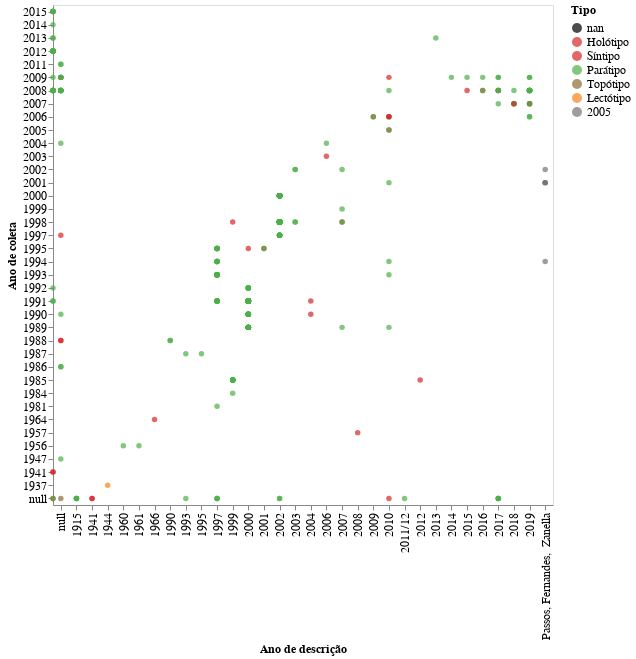

Write notebook code for a chart like this one.
### Code cell
g1 = alt.Chart(temp, width=500, height=500).mark_circle().encode(
    x = alt.X('ano_descricao:O', title='Ano de descrição'),
    y = alt.Y('ano_coleta:O', title='Ano de coleta', 
             sort= alt.EncodingSortField('ano_coleta', op='min', order='descending')),
    color = alt.Color('type_status:N', title='Tipo', 
                     scale= alt.Scale(domain= list(type_color.keys()), range= list(type_color.values()))),
    tooltip = alt.Tooltip(['numero_catalogo', 'familia', 'ordem', 'type_status', 
                           'ano_coleta', 'ano_descricao'])
)

g1 = g1.configure_title(fontSize=16).configure_axis(
    labelFontSize=12,
    titleFontSize=12
).configure_legend(
    labelFontSize=12,
    titleFontSize=12
)

g1.save('./graphs/tipo/ano_coleta-vs-ano_descricao.html')

g1

### Figure 1 — Vega-Lite specification as saved in the notebook (floating-point values rounded to 4 significant figures; data arrays with more than 128 entries replaced by an {"elided": "..."} marker saying what was removed)
{"config": {"view": {"continuousWidth": 400, "continuousHeight": 300}, "axis": {"labelFontSize": 12, "titleFontSize": 12}, "legend": {"labelFontSize": 12, "titleFontSize": 12}, "title": {"fontSize": 16}}, "data": {"name": "data-8240c621a70cab0ba7d50dd2677c3117"}, "mark": "circle", "encoding": {"color": {"type": "nominal", "field": "type_status", "scale": {"domain": ["nan", "Holótipo", "Síntipo", "Parátipo", "Topótipo", "Lectótipo", "2005"], "range": ["#000000", "#d62728", "#d62729", "#4daf4a", "#8c6d31", "#f58518", "#79706e"]}, "title": "Tipo"}, "tooltip": [{"type": "quantitative", "field": "numero_catalogo"}, {"type": "nominal", "field": "familia"}, {"type": "nominal", "field": "ordem"}, {"type": "nominal", "field": "type_status"}, {"type": "quantitative", "field": "ano_coleta"}, {"type": "nominal", "field": "ano_descricao"}], "x": {"type": "ordinal", "field": "ano_descricao", "title": "Ano de descrição"}, "y": {"type": "ordinal", "field": "ano_coleta", "sort": {"field": "ano_coleta", "op": "min", "order": "descending"}, "title": "Ano de coleta"}}, "height": 500, "width": 500, "$schema": "https://vega.github.io/schema/vega-lite/v4.8.1.json", "datasets": {"data-8240c621a70cab0ba7d50dd2677c3117": {"elided": "401 records"}}}
